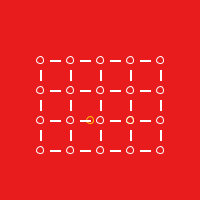
Frame 1 (no input)
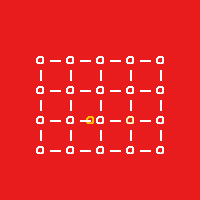
Frame 60 (the mouse pressed at the canvas centre just before this capture)
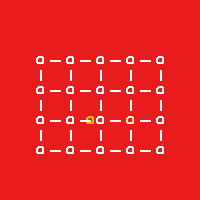
Frame 120 (the mouse held since frame 60 and released just before this capture)

The Processing sketch that drew these frames (run headless with seeded random() and noise(); from frame 60 on, the mouse is pressed at the canvas centre):

// Processing sketch: processing_97826
// ── processing_97826.pde

void setup (){
size(200,200);
background(#E81C1C);
}
 
int x;
int y;
 
 void draw (){
   noFill();
 stroke(#FFBC00);
        ellipse (90,120,7,7);
        ellipse (130,120,7,7);
 
  stroke (255);
for (int x=40; x<190; x=x+30){
    for (int y=60; y<160; y=y+30)
      ellipse (x, y, 7,7);
  for (int a=50; a<160; a=a+30)
     for (int b= 60; b<170; b=b+30)
       rect (a, b, 10,1);
    for ( int i=40; i<190; i=i+30)
      for (int j= 70; j<160; j=j+30)
        rect (i, j, 1, 10);
 }
   }
